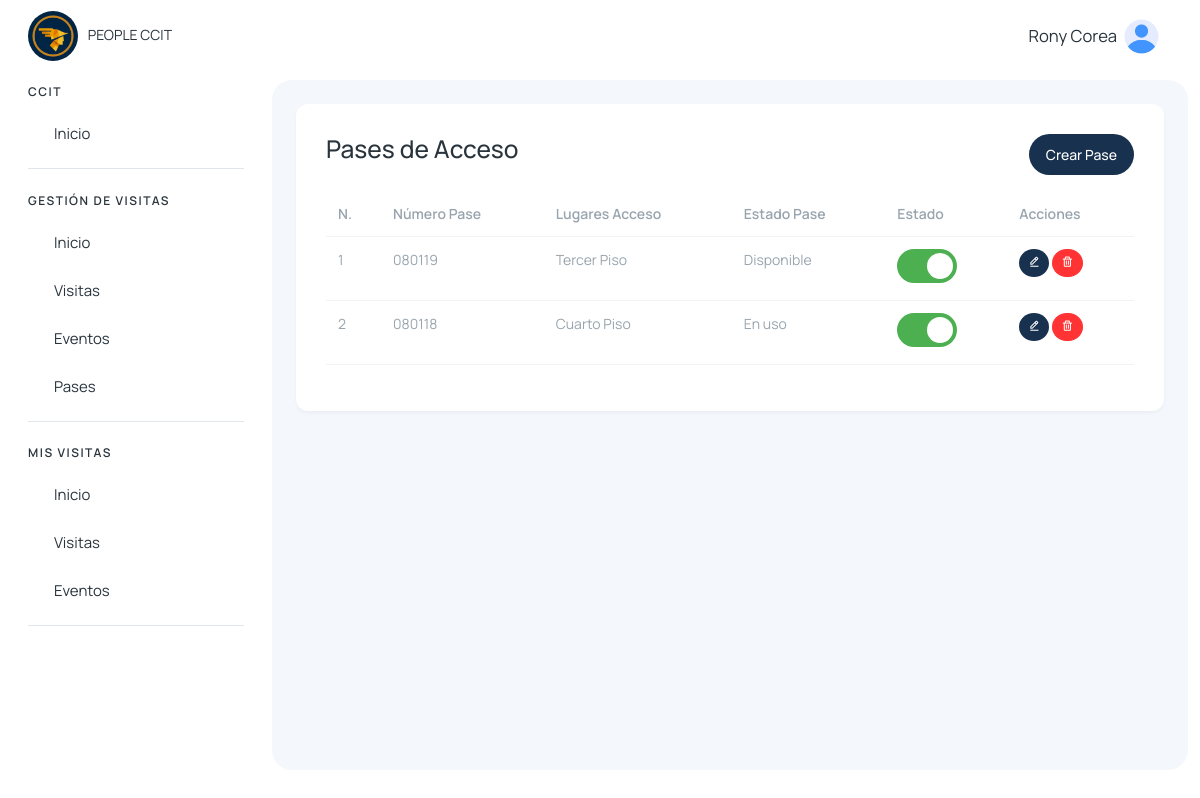
/pases/ (signed in), run on the app's committed database.
### pases/models.py (models this page shows, shortened)
class PaseAcceso(models.Model):
    numero_pase = models.CharField(max_length=50, unique=True)
    lugares_acceso = models.TextField()
    estado = models.CharField(max_length=50, choices=[('activo', 'Activo'), ('inactivo', 'Inactivo')])
    estado_pase = models.CharField(max_length=50)
    created_at = models.DateTimeField(auto_now_add=True)
    updated_at = models.DateTimeField(auto_now=True)

### pases/views.py (the view)
# urls.py: path('', include('pases.urls')),
@login_required
def pases(request):
    pases = PaseAcceso.objects.all()
    return render(request, 'pases/pases.html', {
        'pases': pases
    })

### visitantes/context_processors.py (called while the page is built)
def grupos_usuario(request):
    if request.user.is_authenticated:
        grupos = request.user.groups.all()
    else:
        grupos = []
    return {'user_grupos': grupos}

### templates/pases/pases.html (shortened to what this page needs)
{% extends 'layout/layout.html' %}
{% block content %}
{% load static %}
<div>
    <div class="row">
        <div class="col">
            <h3 class="mb-3">Pases de Acceso</h3>
        </div>
        <div class="col d-flex justify-content-end">
            <a href="{% url 'crear_pase' %}" class="btn btn-custom mb-3">Crear Pase</a>
        </div>
    </div>
    <table class="table table-hover table-sm">
        <thead>
            <tr>
                <th>N.</th>
                <th>Número Pase</th>
                <th>Lugares Acceso</th>
                <th>Estado Pase</th>
                <th>Estado</th>
                <th>Acciones</th>
            </tr>
        </thead>
        <tbody>
            {% for pase in pases %}
                <tr>
                    <td>{{ forloop.counter }}</td>
                    <td>{{ pase.numero_pase }}</td>
                    <td>{{ pase.lugares_acceso }}</td>
                    <td>{{ pase.estado_pase }}</td>
                    <td>
                        <label class="ios-switch">
                            <span class="slider"></span>
                        </label>
                    </td>
                    <td>
                        <a href="{% url 'editar_pase' pase.id %}" class="btn btn-custom btn-sm btn-edit"><i class='bx bx-edit-alt'></i></a>
                        <button class="btn btn-danger btn-sm btn-delete" data-url="{% url 'delete_user' user.id %}" data-bs-toggle="modal" data-bs-target="#modalEliminarPase{{pase.id}}">
                            <i class='bx bx-trash'></i>
                        </button>
                    </td>
                </tr>
            {% empty %}
                <tr>
                    <td colspan="6" class="text-center">No hay usuarios registrados.</td>
                </tr>
            {% endfor %}
        </tbody>
    </table>
</div>
{% endblock %}

### templates/layout/layout.html (shortened to what this page needs)
{% load static %}
<!DOCTYPE html>
<html lang="en">
<head>
    <link href='https://unpkg.com/boxicons@2.1.4/css/boxicons.min.css' rel='stylesheet'>
    <link rel="stylesheet" href="https://cdn.jsdelivr.net/npm/sweetalert2@11.4.4/dist/sweetalert2.min.css">
    <link rel="stylesheet" href="{% static '/assets/css/styles.min.css' %}" />
</head>
<body>
  <div class="page-wrapper" id="main-wrapper" data-layout="vertical" data-navbarbg="skin6" data-sidebartype="full"
  data-sidebar-position="fixed" data-header-position="fixed">
    <aside class="left-sidebar">
        <div>
            <div class="brand-logo d-flex align-items-center justify-content-between">
                <a href="{% url 'inicio_recepcion' %}" class="text-nowrap logo-img">
                    <img class="rounded-circle" width="50" src="{% static '/img/logo.png' %}" alt="logo" style="margin-right: 7px" />
                    PEOPLE CCIT
                </a>
            </div>
            <nav class="sidebar-nav scroll-sidebar" data-simplebar="">
                <ul id="sidebarnav">
                    <li class="nav-small-cap">
                        <span class="hide-menu">CCIT</span>
                    </li>
                    <li class="sidebar-item">
                        <a class="sidebar-link" href="{% url 'home' %}" aria-expanded="false">
                            <span class="hide-menu">Inicio</span>
                        </a>
                    </li>
                    {% for grupo in user_grupos %}
                        {% if grupo.name == "visitas_recepcion_group" or grupo.name == "admin_group" or grupo.name == 'super_admin' %}
                            <li class="nav-small-cap">
                                <span class="hide-menu">GESTIÓN DE VISITAS</span>
                            </li>
                            <li class="sidebar-item">
                                <a class="sidebar-link" href="{% url 'inicio_recepcion' %}" aria-expanded="false">
                                    <span class="hide-menu">Inicio</span>
                                </a>
                            </li>
                            <li class="sidebar-item">
                                <a class="sidebar-link" href="{% url 'visitas_recepcion' %}" aria-expanded="false">
                                    <span class="hide-menu">Visitas</span>
                                </a>
                            </li>
                            <li class="sidebar-item">
                                <a class="sidebar-link" href="{% url 'eventos_capacitaciones' %}" aria-expanded="false">
                                    <span class="hide-menu">Eventos</span>
                                </a>
                            </li>
                            <li class="sidebar-item">
                                <a class="sidebar-link" href="{% url 'pases_recepcion' %}" aria-expanded="false">
                                    <span class="hide-menu">Pases</span>
                                </a>
                            </li>
                        {% endif %}
                    {% endfor %}
                    {% for grupo in user_grupos %}
                        {% if grupo.name == "visitas_colaborador_group" or grupo.name == 'visitas_it_group' %}
                            <li class="nav-small-cap">
                                <span class="hide-menu">MIS VISITAS</span>
                            </li>
                            <li class="sidebar-item">
                                <a class="sidebar-link" href="{% url 'colaboradores_home' %}" aria-expanded="false">
                                    <span class="hide-menu">Inicio</span>
                                </a>
                            </li>
                            <li class="sidebar-item">
                                <a class="sidebar-link" href="{% url 'visitas_colaborador' %}" aria-expanded="false">
                                    <span class="hide-menu">Visitas</span>
                                </a>
                            </li>
                            <li class="sidebar-item">
                                <a class="sidebar-link" href="{% url 'eventos_capacitaciones_colaborador' %}" aria-expanded="false">
                                    <span class="hide-menu">Eventos</span>
                                </a>
                            </li>
                        {% endif %}
                    {% endfor %}
                </ul>
            </nav>
        </div>
    </aside>
  <div class="body-wrapper">
    <header class="app-header">
        <nav class="navbar navbar-expand-lg navbar-light">
            <div class="navbar-collapse justify-content-end px-0" id="navbarNav">
                <ul class="navbar-nav flex-row ms-auto align-items-center justify-content-end">
                    <li class="nav-item dropdown">
                        <a class="nav-link " href="javascript:void(0)" id="drop2" data-bs-toggle="dropdown"
                            aria-expanded="false">
                            <small style="font-size: smaller; margin-right: 7px;">
                                {{request.user.first_name}} {{request.user.last_name}}
                            </small>
                            <img src="{% static '/img/home/user.png' %}" alt="" width="35" height="35" class="rounded-circle">
                        </a>
                    </li>
                </ul>
            </div>
        </nav>
    </header>
            <div class="body-wrapper-inner">
                <div class="container-fluid">
                    <div class="card">
                        <div class="card-body">
                            {% block content %} {% endblock %}
                        </div>
                    </div>
                </div>
            </div>
        </div>
    </div>
</body>
</html>

### templates/layout/layout.html (style rules this page uses)
.btn { border-radius: 25px; }
.body-wrapper .container-fluid { max-width: 1500px; }

### templates/pases/pases.html (style rules this page uses)
.btn-edit { border-radius: 50%; }
.btn-delete { border-radius: 50%; }
.btn-custom { background-color: #18314F; color: white; }
.ios-switch { position: relative; display: inline-block; width: 60px; height: 34px; }
.ios-switch .slider { position: absolute; cursor: pointer; top: 0; left: 0; right: 0; bottom: 0; background-color: #ccc; transition: 0.4s; border-radius: 34px; }
.ios-switch .slider:before { position: absolute; content: ""; height: 26px; width: 26px; border-radius: 50%; left: 4px; bottom: 4px; background-color: white; transition: 0.4s; }
.ios-switch input:checked + .slider { background-color: #4CAF50; }
.ios-switch input:checked + .slider:before { transform: translateX(26px); }

### data on the page
PaseAcceso: numero_pase "080119", lugares_acceso "Tercer Piso", estado_pase "Disponible"
PaseAcceso: numero_pase "080118", lugares_acceso "Cuarto Piso", estado_pase "En uso"

### other printed values
{{ request.user.first_name }} "Rony"
{{ request.user.last_name }} "Corea"
